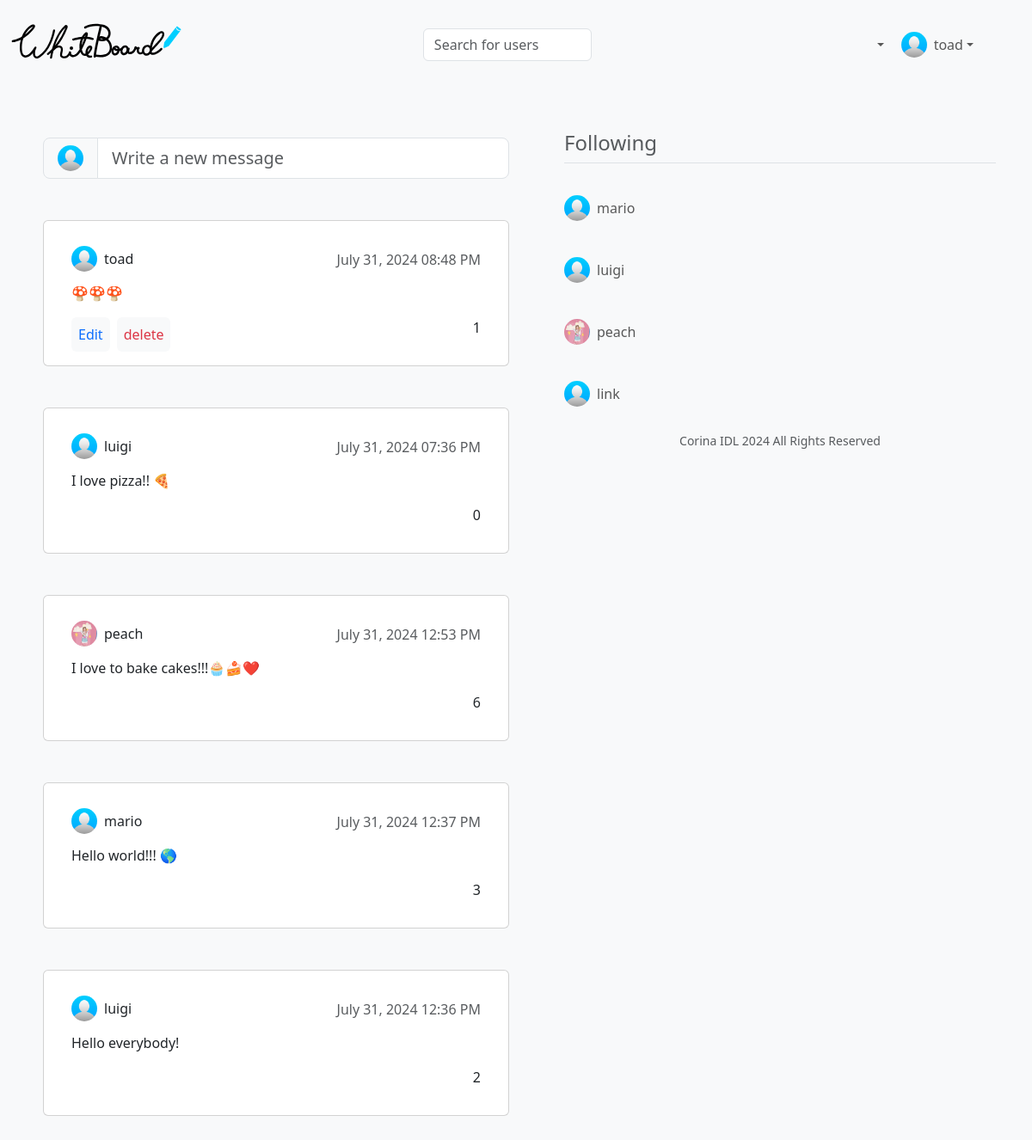
/ (signed in), run on an earlier commit of the app's database.
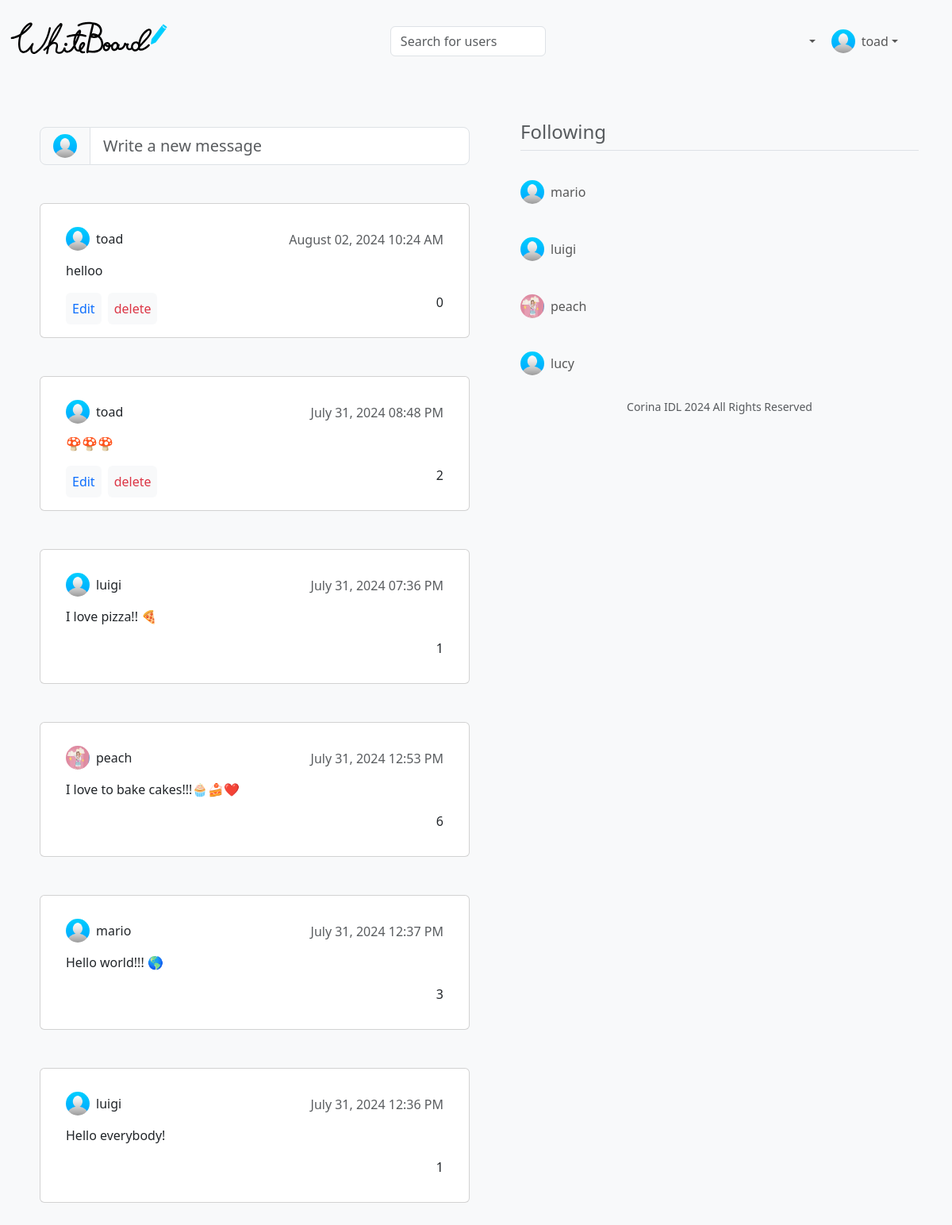
And on a later commit of the database.
### tables this page shows
CREATE TABLE users (
	id INTEGER PRIMARY KEY AUTOINCREMENT NOT NULL,
	name TEXT NOT NULL,
	email TEXT NOT NULL,
	pass TEXT NOT NULL,
	username TEXT NOT NULL
, image TEXT NOT NULL DEFAULT "avatar.jpg", joined NUMERIC NOT NULL DEFAULT "2024-07-28", workplace TEXT NOT NULL DEFAULT "Place of current work", studies TEXT NOT NULL DEFAULT "School were you graduated", location TEXT NOT NULL DEFAULT "Place where you live", phone TEXT NOT NULL DEFAULT "Your phone number");

CREATE TABLE messages (
	id INTEGER PRIMARY KEY AUTOINCREMENT NOT NULL,
	user_id INTEGER NOT NULL,
	content TEXT NOT NULL,
	date NUMERIC NOT NULL,
	likes INTEGER NOT NULL DEFAULT 0,
	FOREIGN KEY (user_id) REFERENCES users (id)
);

### app.py (the view)
@app.route("/")
@login_required
def index():
    users = db.execute("SELECT * FROM users WHERE id = ?", session["user_id"])
    path = "home"
    hack = db.execute("SELECT * FROM followers WHERE user_id = ? AND follows = ?", session["user_id"], session["user_id"])
    if not hack:
        db.execute("INSERT INTO followers (user_id, follows) VALUES (?, ?)", session["user_id"], session["user_id"])
    messages = db.execute("SELECT username, image, content, likes, date, messages.id, messages.user_id FROM users, messages, followers WHERE users.id = messages.user_id AND messages.user_id = followers.follows AND followers.user_id = ? ORDER BY date DESC", session["user_id"])
    for row in messages:
        is_liked = db.execute("SELECT * FROM favorites WHERE message_id = ? AND user_id = ?", row["id"], session["user_id"])
        if is_liked:
            row["liked"] = True
        else:
            row["liked"] = False
    following = db.execute("SELECT username, image FROM users, followers WHERE users.id = followers.follows AND followers.user_id = ? AND followers.follows != ? LIMIT 5", session["user_id"], session["user_id"])
    return render_template("index.html", users=users, messages=messages, following=following, path=path)

### app.py (called while the page is built)
@app.after_request
def after_request(response):
    response.headers["Cache-Control"] = "no-cache, no-store, must-revalidate"
    response.headers["Expires"] = 0
    response.headers["Pragma"] = "no-cache"
    return response

### helpers.py (called while the page is built)
def login_required(f):
    @wraps(f)
    def decorated_function(*args, **kwargs):
        if session.get("user_id") is None:
            return redirect("/login")
        return f(*args, **kwargs)
    return decorated_function

def format_date(date):
    if len(date) > 10:
        date_obj = datetime.datetime.strptime(date, '%Y-%m-%d %H:%M:%S')
        new_format = date_obj.strftime('%B %d, %Y %I:%M %p')
    else:
        date_obj = datetime.datetime.strptime(date, '%Y-%m-%d')
        new_format = date_obj.strftime('%B %d, %Y')
    return new_format

### templates/index.html (shortened to what this page needs)
{% extends "layout.html" %}
{% block main %}
    <div class="d-flex">
        <div class="flex-grow-1 mt-2 p-2">
            <div class="input-group input-group-lg mb-5">
                <span class="input-group-text" id="inputGroup-sizing-lg">
                    {% for user in users %}
                        <img src="../static/{{ user.image }}" class="rounded-circle" height="30" width="30" alt="Avatar" loading="lazy" />
                    {% endfor %}
                </span>
                <input id="new-message" type="text" class="form-control" aria-label="Sizing example input" aria-describedby="inputGroup-sizing-lg" placeholder="Write a new message" data-bs-toggle="modal" data-bs-target="#new-msg-modal">
            </div>
            <div class="message-board w-100">
                {% if messages %}
                    {% for msg in messages %}
                        <div class="card mb-5">
                            <div class="card-body mx-3">
                                <div class="d-flex align-items-center justify-content-between">
                                    <a class="nav-link d-flex align-items-center" href="/profile-{{ msg.username }}">
                                        <img src="../static/{{ msg.image }}" class="rounded-circle" height="30" width="30" alt="Avatar" loading="lazy" />
                                        <p class="mt-3 ms-2">{{ msg.username }}</p>
                                    </a>
                                    <h6 class="card-subtitle mt-1 text-body-secondary">{{ msg.date | format_date }}</h6>
                                </div>
                                <p class="card-text">{{ msg.content }}</p>
                                {% for user in users %}
                                    {% if msg.user_id|int() == user.id|int() %}
                                        <div class="d-flex justify-content-between gap-2">
                                            <div class="d-flex gap-2">
                                                <a href="#" class="p-2 bg-light rounded" data-bs-toggle="modal" data-bs-target="#edit-msg-modal-{{msg.id}}">Edit</a>
                                                <a href="#" class="p-2 bg-light rounded text-danger" data-bs-toggle="modal" data-bs-target="#delete-msg-modal-{{msg.id}}">delete</a>
                                            </div>
                                            <div class="d-flex gap-2">
                                                {% if msg.liked %}
                                                    <a href="/liked/{{ path }}/{{msg.id}}/{{msg.user_id}}"><box-icon name='heart' type='solid' color='#6b6b6b'></box-icon></a>
                                                {% else %}
                                                    <a href="/liked/{{ path }}/{{msg.id}}/{{msg.user_id}}"><box-icon name='heart'></box-icon></a>
                                                {% endif %}
                                                <p>{{ msg.likes }}</p>
                                            </div>
                                        </div>
                                    {% else %}
                                        <div class="d-flex justify-content-end gap-2">
                                            {% if msg.liked %}
                                                    <a href="/liked/{{ path }}/{{msg.id}}/{{msg.user_id}}"><box-icon name='heart' type='solid' color='#6b6b6b'></box-icon></a>
                                                {% else %}
                                                    <a href="/liked/{{ path }}/{{msg.id}}/{{msg.user_id}}"><box-icon name='heart'></box-icon></a>
                                                {% endif %}
                                            <p>{{ msg.likes }}</p>
                                        </div>
                                    {% endif %}
                                {% endfor %}
                            </div>
                        </div>
                    {% endfor %}
                {% else %}
                    <div class="card mb-5">
                        <div class="card-body mx-3 text-center">
                            <p class="h5 card-subtitle my-5 text-body-secondary">No messages to show yet</p>
                        </div>
                    </div>
                {% endif %}
            </div>
        </div>
        <div class="d-none d-sm-block ps-5 w-50">
            <div class="mb-lg-5 ms-2 me-0 text-muted">
                <strong class="d-block h4 my-2 pb-2 border-bottom">Following</strong>
                {% if following %}
                    <nav class="navbar">
                        <ul class="navbar-nav">
                            {% for user in following %}
                                <li class="nav-item">
                                    <a class="nav-link d-flex align-items-center" href="/profile-{{ user.username }}">
                                        <img src="../static/{{ user.image }}" class="rounded-circle" height="30" width="30" alt="Avatar" loading="lazy" />
                                        <p class="mt-3 ms-2">{{ user.username }}</p>
                                    </a>
                                </li>
                            {% endfor %}
                        </ul>
                    </nav>
                {% else %}
                    <p class="my-5 h6 text-center">You are not following any user yet</p>
                {% endif %}
                <footer class="mb-5">
                    <p class="mb-3 small text-center text-muted">
                        Corina IDL <span id="date"></span> All Rights Reserved
                    </p>
                </footer>
            </div>
        </div>
    </div>
{% endblock %}

### templates/layout.html (shortened to what this page needs)
<!DOCTYPE html>
<html lang="en">
<head>
    <link href="https://cdn.jsdelivr.net/npm/bootstrap@5.3.3/dist/css/bootstrap.min.css" rel="stylesheet">
    <link rel="stylesheet" href="../static/styles.css">
</head>
<body class="bg-light">
    <nav class="bg-light navbar navbar-expand-md navbar-light sticky-top">
        <div class="container-fluid">
            <a class="navbar-brand" href="/">
                <img src="../static/whiteboard-logo.svg" alt="WhiteBoard logo" width="200" loading="lazy">
            </a>
            <div class="collapse navbar-collapse" id="navbar">
                {% if session["user_id"] %}
                    <div class="container-lg mt-2">
                        <form action="/search" class="d-flex align-items-center" role="search">
                            <input class="form-control me-2" type="search" placeholder="Search for users" aria-label="Search" name="user" autocomplete="off">
                            <button class="search-btn" type="submit">
                                <box-icon name='search'></box-icon>
                            </button>
                        </form>
                    </div>
                    <ul class="navbar-nav ms-auto mt-2 d-md-flex align-items-md-center">
                        <li class="nav-item dropdown me-1">
                            <a href="#" class="nav-link dropdown-toggle d-flex align-items-center" data-bs-toggle="dropdown" data-bs-auto-close="outside" aria-expanded="false">
                                <box-icon name='heart'></box-icon>
                            </a>
                        </li>
                        <li class="nav-item dropdown me-lg-5">
                            {% for user in users %}
                                <a class="nav-link dropdown-toggle d-flex align-items-center" href="#" data-bs-toggle="dropdown" aria-expanded="false" data-bs-auto-close="outside">
                                    <img src="../static/{{ user.image }}" class="rounded-circle" height="30" width="30" alt="Avatar" loading="lazy" />
                                    <p class="mt-3 ms-2">{{ user.username }}</p>
                                </a>
                            {% endfor %}
                        </li>
                    </ul>
                {% endif %}
            </div>
        </div>
    </nav>
    <main class="container py-5">
        {% block main %}{% endblock %}
    </main>
</body>
</html>

### static/styles.css (style rules this page uses)
:root { --blue: #00b7ff; }
* { margin: 0; padding: 0; box-sizing: border-box; }
a { text-decoration: none; }
.search-btn { background: transparent; border: none; }

What changed in the data, as far as the page shows it:
removed users: image (placeholder picture), username "link"
added messages: image (placeholder picture), username "toad", date "August 02, 2024 10:24 AM", content "helloo", likes "0"
changed messages "July 31, 2024 08:48 PM": likes "1" → "2"
changed messages "July 31, 2024 07:36 PM": likes "0" → "1"
changed messages "July 31, 2024 12:36 PM": likes "2" → "1"
added users: image (placeholder picture), username "lucy"
